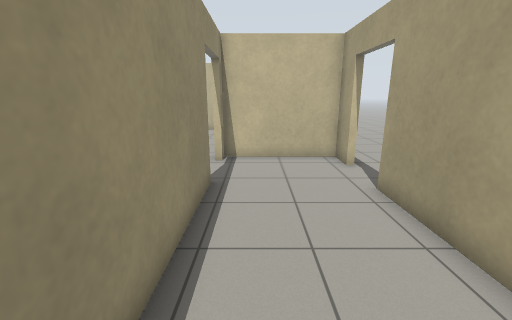
View 1 (above)

16 first-person views from a walk through a Gazebo world. The camera is 1.3 m above the floor, tilts 14° down and sees 90° across. The floor is counted in squares, 0.5 m on a side. Each view is taken from the middle of a square. On the plan, view 1 faces up. The plan holds only what a view shows up to about 18 squares ahead; the rest is blank.

View 2
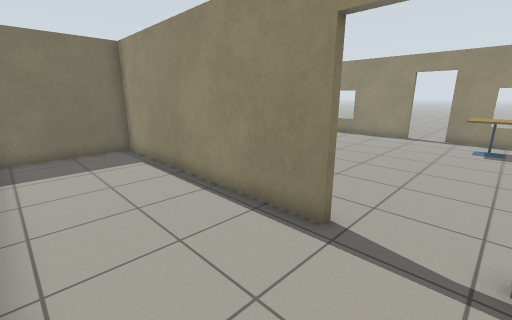

View 3
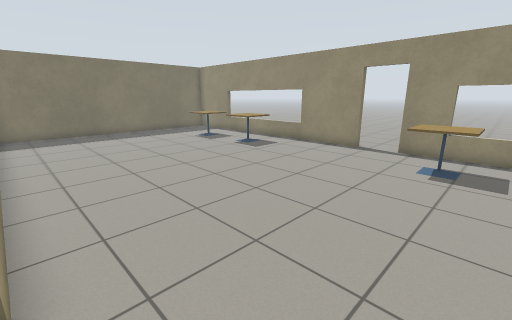

View 4
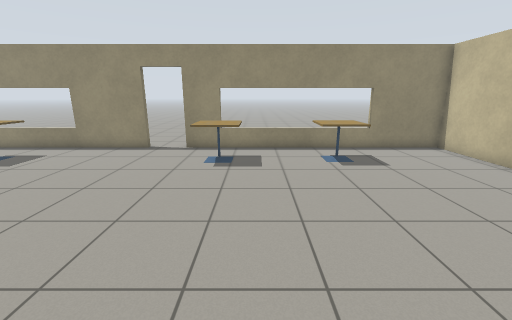

View 5
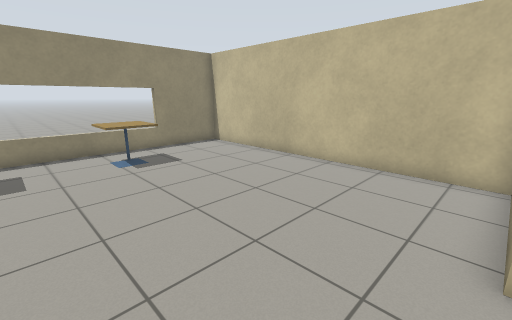

View 6
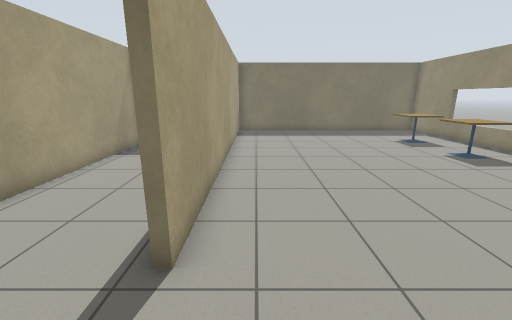

View 7
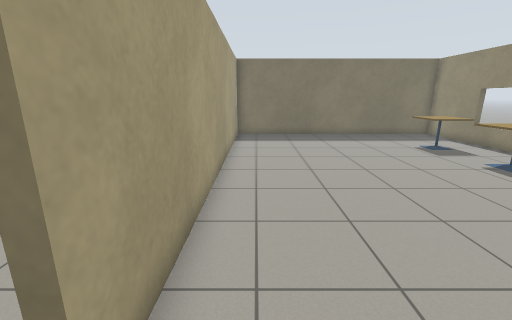

View 8
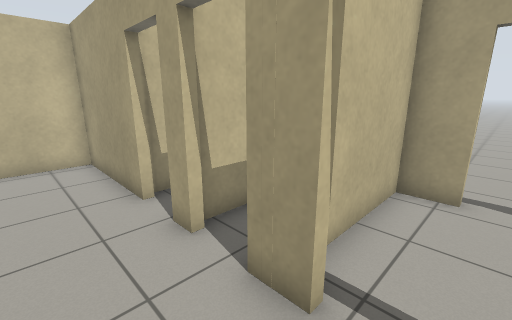

View 9
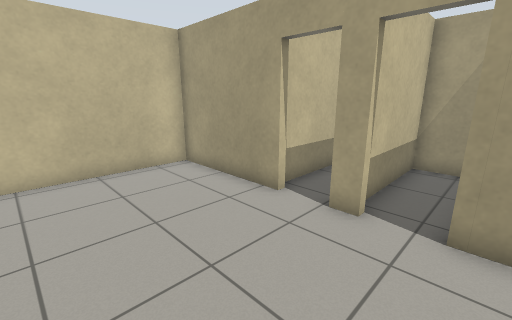

View 10
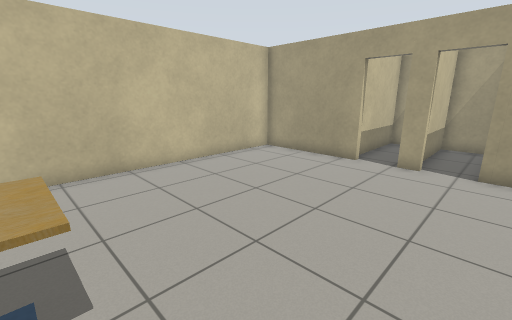

View 11
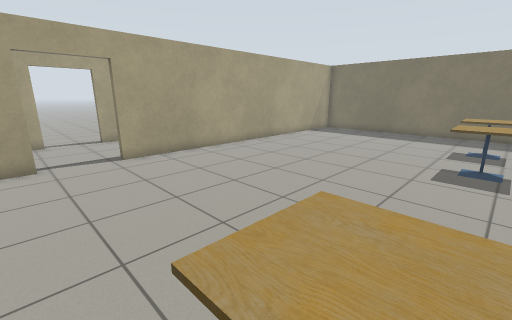

View 12
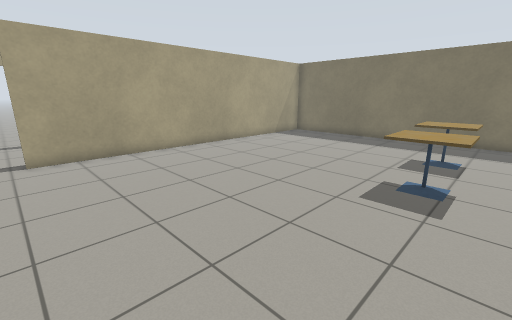

View 13
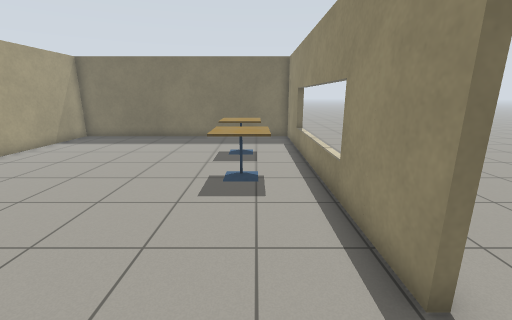

View 14
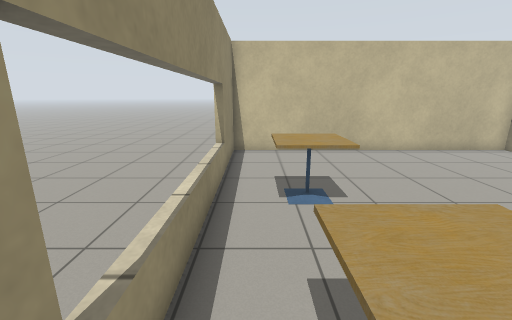

View 15
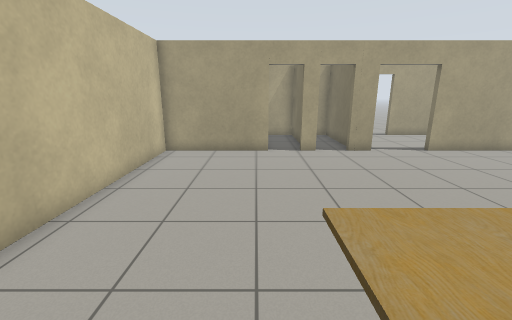

View 16
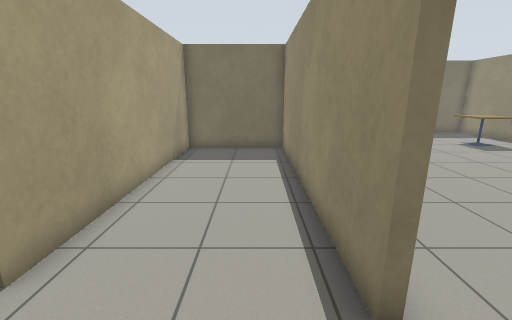

### Floor plan
Points are (right, up) in squares from view 1. A wall is a line through its corners. A room is listed if a view was taken in it or the views show most of it. See-through windows are left out.
Room 1 (views 1, 2, 16)
walls: (-1.4, 7.6) (-1.4, -3.2) (3.5, -3.2) (3.5, 7); (3.5, 9.5) (3.5, 11) (-1.4, 11) (-1.4, 10.3)
ways out: open door at (-1.5, 9) to room 2; open door at (4, 8)
Room 2 (views 3, 4, 5, 6, 7, 8, 9, 10, 11, 12, 13, 14, 15)
walls: (-15.1, 5.4) (-15.1, -9) (-1.7, -9) (-1.7, 7.6); (-1.7, 10.3) (-1.7, 11.5); (-1.7, 13) (-1.7, 13.9); (-1.7, 15.4) (-1.7, 20.4) (-15.1, 20.4) (-15.1, 7.4)
ways out: open door at (-1.5, 9) to room 1; open door at (-1.7, 13.5) to room 4; open door at (-15, 6.5)
objects: cafe table (-13, -5) to (-12, -3); cafe table (-13, -1) to (-12, 0); cafe table (-13, 9) to (-12, 10); cafe table (-13, 14) to (-12, 15)
Room 3 (no view inside)
walls: (-0.6, 11.2) (3.5, 11.2) (3.5, 13.3) (-1.3, 13.3)
Room 4 (no view inside)
walls: (0.1, 13.5) (3.5, 13.5) (3.5, 15.7) (-1.4, 15.7)
ways out: open door at (-1.7, 13.5) to room 2

Positions as (right, up) in squares from view 1, and headings:
1: (0, 0), facing up
2: (3, 10), facing down-left
3: (-2, 11), facing down-left
4: (-2, 11), facing left
5: (-2, 11), facing up-left
6: (-3, 11), facing down
7: (-3, 9), facing down
8: (-4, 9), facing up-right
9: (-7, 11), facing up-right
10: (-12, 11), facing up-right
11: (-13, 11), facing down-right
12: (-14, 8), facing down-right
13: (-13, 8), facing down
14: (-14, 8), facing up
15: (-14, 16), facing right
16: (0, 10), facing down
